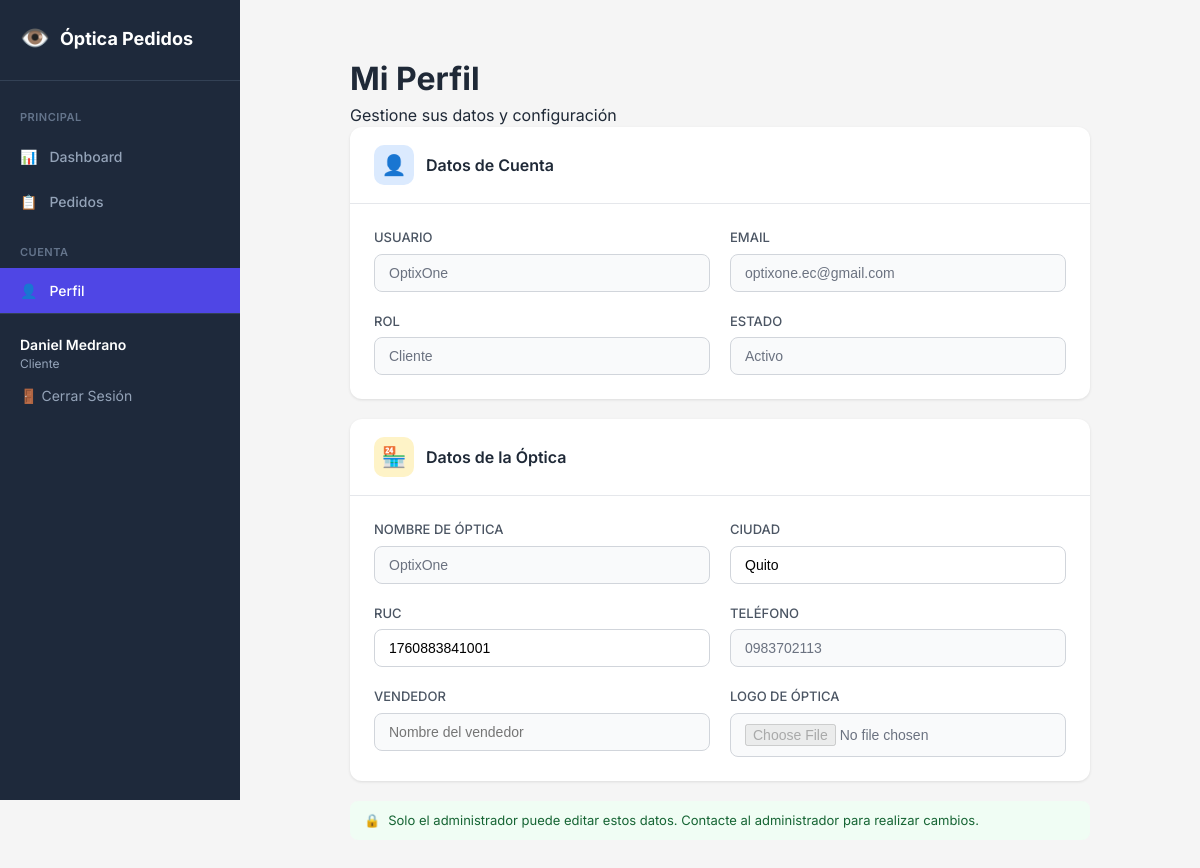
The page /perfil/ (signed in) on the database its author committed.
### pedidos/models.py (models this page shows, shortened)
class Usuario(AbstractUser):
    rol = models.CharField('Rol', max_length=20, choices=Rol.choices, default=Rol.CLIENTE)
    nombre_optica = models.CharField('Nombre de Óptica', max_length=200, blank=True)
    ciudad_optica = models.CharField('Ciudad', max_length=100, blank=True)
    ruc_optica = models.CharField('RUC', max_length=20, blank=True)
    vendedor_optica = models.CharField('Vendedor', max_length=100, blank=True)
    telefono_optica = models.CharField('Teléfono', max_length=20, blank=True)
    logo = models.ImageField('Logo', upload_to='logos/', blank=True, null=True)
    objects = UsuarioManager()
    class Meta:
        verbose_name = 'Usuario'
        verbose_name_plural = 'Usuarios'
    def es_admin(self):
        return self.rol == Rol.ADMIN

### pedidos/views.py (the view)
# urls.py: path('perfil/', views.perfil, name='perfil'),
@login_required
def perfil(request):
    usuario = request.user
    if request.method == 'POST':
        if not usuario.es_admin:
            messages.error(request, 'Solo el administrador puede editar estos datos.')
            return redirect('perfil')
        form = PerfilForm(request.POST, request.FILES, instance=usuario)
        if form.is_valid():
            form.save()
            messages.success(request, 'Perfil actualizado.')
            return redirect('perfil')
    else:
        form = PerfilForm(instance=usuario)
    contexto = {'form': form, 'usuario': usuario}
    return render(request, 'pedidos/perfil.html', contexto)

### pedidos/forms.py
class PerfilForm(forms.ModelForm):
    class Meta:
        model = Usuario
        fields = [
            'first_name', 'last_name', 'email',
            'nombre_optica', 'ciudad_optica', 'ruc_optica',
            'vendedor_optica', 'telefono_optica', 'logo'
        ]
        widgets = {
            'first_name': forms.TextInput(attrs={'class': 'form-control'}),
            'last_name': forms.TextInput(attrs={'class': 'form-control'}),
            'email': forms.EmailInput(attrs={'class': 'form-control'}),
            'nombre_optica': forms.TextInput(attrs={'class': 'form-control'}),
            'ciudad_optica': forms.TextInput(attrs={'class': 'form-control'}),
            'ruc_optica': forms.TextInput(attrs={'class': 'form-control'}),
            'vendedor_optica': forms.TextInput(attrs={'class': 'form-control'}),
            'telefono_optica': forms.TextInput(attrs={'class': 'form-control'}),
            'logo': forms.FileInput(attrs={'class': 'form-control'}),
        }

### templates/pedidos/perfil.html (shortened to what this page needs)
{% extends 'base.html' %}
{% block content %}
<nav class="sidebar">
    <a href="{% url 'dashboard' %}" class="sidebar-brand">
        <span>👁️</span> Óptica Pedidos
    </a>
    <div class="sidebar-menu">
        <div class="menu-title">Principal</div>
        <a href="{% url 'dashboard' %}" class="menu-link {% if request.path == '/' %}active{% endif %}">
            <span>📊</span> Dashboard
        </a>
        <a href="{% url 'pedido_list' %}" class="menu-link {% if 'pedidos' in request.path %}active{% endif %}">
            <span>📋</span> Pedidos
        </a>
        <div class="menu-title">Cuenta</div>
        <a href="{% url 'perfil' %}" class="menu-link {% if 'perfil' in request.path %}active{% endif %}">
            <span>👤</span> Perfil
        </a>
    </div>
    <div class="sidebar-footer">
        <div class="user-info">
            <div class="user-name">{{ usuario.get_full_name|default:usuario.username }}</div>
            <div class="user-role">{{ usuario.get_rol_display }}</div>
        </div>
        <a href="{% url 'logout' %}" class="btn-logout">🚪 Cerrar Sesión</a>
    </div>
</nav>
<main class="main">
    <div class="perfil-page">
        <div class="page-header">
            <div>
                <h1 class="page-title">Mi Perfil</h1>
                <p class="page-subtitle">Gestione sus datos y configuración</p>
            </div>
        </div>
        <form method="POST" enctype="multipart/form-data">
            <div class="perfil-card">
                <div class="perfil-card-header">
                    <div class="header-icon" style="background: #dbeafe; color: #2563eb;">👤</div>
                    <h5>Datos de Cuenta</h5>
                </div>
                <div class="perfil-card-body">
                    <div class="perfil-grid">
                        <div class="perfil-group">
                            <label class="perfil-label">Usuario</label>
                            <input type="text" class="perfil-input" value="{{ usuario.username }}" readonly>
                        </div>
                        <div class="perfil-group">
                            <label class="perfil-label">Email</label>
                            <input type="email" name="email" class="perfil-input" value="{{ usuario.email|default:'' }}" {% if not usuario.es_admin %}readonly{% endif %}>
                        </div>
                        <div class="perfil-group">
                            <label class="perfil-label">Rol</label>
                            <input type="text" class="perfil-input" value="{{ usuario.get_rol_display }}" readonly>
                        </div>
                        <div class="perfil-group">
                            <label class="perfil-label">Estado</label>
                            <input type="text" class="perfil-input" value="{% if usuario.is_active %}Activo{% else %}Inactivo{% endif %}" readonly>
                        </div>
                    </div>
                </div>
            </div>
            <div class="perfil-card">
                <div class="perfil-card-header">
                    <div class="header-icon" style="background: #fef3c7; color: #d97706;">🏪</div>
                    <h5>Datos de la Óptica</h5>
                </div>
                <div class="perfil-card-body">
                    <div class="perfil-grid">
                        <div class="perfil-group">
                            <label class="perfil-label">Nombre de Óptica</label>
                            <input type="text" name="nombre_optica" class="perfil-input" value="{{ usuario.nombre_optica|default:'' }}" placeholder="Nombre de su óptica" {% if not usuario.es_admin %}readonly{% endif %}>
                        </div>
                        <div class="perfil-group">
                            <label class="perfil-label">Ciudad</label>
                            <input type="text" name="ciudad_optica" class="perfil-input" value="{{ usuario.ciudad_optica|default:'' }}" placeholder="Ciudad">
                        </div>
                        <div class="perfil-group">
                            <label class="perfil-label">RUC</label>
                            <input type="text" name="ruc_optica" class="perfil-input" value="{{ usuario.ruc_optica|default:'' }}" placeholder="123456789">
                        </div>
                        <div class="perfil-group">
                            <label class="perfil-label">Teléfono</label>
                            <input type="text" name="telefono_optica" class="perfil-input" value="{{ usuario.telefono_optica|default:'' }}" placeholder="+595 XXX XXX XXX" {% if not usuario.es_admin %}readonly{% endif %}>
                        </div>
                        <div class="perfil-group">
                            <label class="perfil-label">Vendedor</label>
                            <input type="text" name="vendedor_optica" class="perfil-input" value="{{ usuario.vendedor_optica|default:'' }}" placeholder="Nombre del vendedor" {% if not usuario.es_admin %}readonly{% endif %}>
                        </div>
                        <div class="perfil-group">
                            <label class="perfil-label">Logo de Óptica</label>
                            <input type="file" name="logo" class="perfil-input" accept="image/*" {% if not usuario.es_admin %}disabled{% endif %}>
                        </div>
                    </div>
                </div>
            </div>
            {% if usuario.es_admin %}
            <div class="perfil-info">
                <span>ℹ️</span>
                <span>Estos datos se copiarán automáticamente a todos los nuevos pedidos que cree.</span>
            </div>
            <div class="perfil-actions">
                <button type="submit" class="btn-perfil btn-perfil-primary">
                    💾 Guardar Cambios
                </button>
            </div>
            {% else %}
            <div class="perfil-info">
                <span>🔒</span>
                <span>Solo el administrador puede editar estos datos. Contacte al administrador para realizar cambios.</span>
            </div>
            {% endif %}
        </form>
    </div>
</main>
{% endblock %}

### templates/pedidos/perfil.html (style rules this page uses)
.perfil-page { max-width: 800px; margin: 0 auto; padding: 25px 30px; }
.perfil-card { background: white; border-radius: 12px; box-shadow: 0 1px 3px rgba(0,0,0,0.1); margin-bottom: 20px; overflow: hidden; }
.perfil-card-header { display: flex; align-items: center; gap: 12px; padding: 18px 24px; border-bottom: 1px solid #e5e7eb; }
.perfil-card-header .header-icon { width: 40px; height: 40px; border-radius: 10px; display: flex; align-items: center; justify-content: center; font-size: 20px; }
.perfil-card-header h5 { margin: 0; font-size: 16px; font-weight: 600; color: #1f2937; }
.perfil-card-body { padding: 24px; }
.perfil-grid { display: grid; grid-template-columns: repeat(2, 1fr); gap: 20px; }
.perfil-group { display: flex; flex-direction: column; gap: 6px; }
.perfil-label { font-weight: 500; font-size: 13px; color: #4b5563; text-transform: uppercase; }
.perfil-input { padding: 10px 14px; border: 1px solid #d1d5db; border-radius: 8px; font-size: 14px; transition: border-color 0.2s, box-shadow 0.2s; }
.perfil-input:read-only { background: #f9fafb; color: #6b7280; }
.perfil-info { display: flex; align-items: center; gap: 8px; padding: 10px 14px; background: #f0fdf4; border-radius: 8px; font-size: 13px; color: #166534; }

### templates/base.html (style rules this page uses)
*, *::before, *::after { margin: 0; padding: 0; box-sizing: border-box; }
html { height: 100%; }
body { font-family: 'Inter', -apple-system, BlinkMacSystemFont, sans-serif; background: #f5f5f5; color: #1f2937; line-height: 1.5; }
.sidebar { width: 240px; background: #1e293b; color: white; padding: 20px 0; position: fixed; height: 100vh; overflow-y: auto; transition: transform 0.3s ease; z-index: 100; }
.sidebar-brand { display: flex; align-items: center; gap: 10px; padding: 0 20px 24px; font-size: 18px; font-weight: 700; color: white; text-decoration: none; border-bottom: 1px solid #334155; margin-bottom: 8px; }
.sidebar-brand span { font-size: 24px; }
.menu-title { padding: 20px 20px 8px; font-size: 11px; font-weight: 600; text-transform: uppercase; letter-spacing: 0.5px; color: #64748b; }
.menu-link { display: flex; align-items: center; gap: 12px; padding: 12px 20px; color: #94a3b8; text-decoration: none; font-size: 14px; font-weight: 500; transition: all 0.2s; }
.menu-link.active { background: #4f46e5; color: white; }
.sidebar-footer { padding: 20px; border-top: 1px solid #334155; }
.sidebar-footer a { color: #94a3b8; text-decoration: none; font-size: 14px; }
.main { flex: 1; margin-left: 240px; padding: 30px; transition: margin-left 0.3s ease; }
.user-info { margin-bottom: 12px; }
.user-name { font-weight: 600; color: white; font-size: 14px; }
.user-role { font-size: 12px; color: #94a3b8; }
.btn-logout { display: block; color: #94a3b8; text-decoration: none; font-size: 14px; }

### rows shown on the page
Usuario: get_full_name "Daniel Medrano", rol "Cliente", username "OptixOne", email "optixone.ec@gmail.com", is_active "Activo", nombre_optica "OptixOne", ciudad_optica "Quito", ruc_optica "1760883841001", telefono_optica "0983702113"
